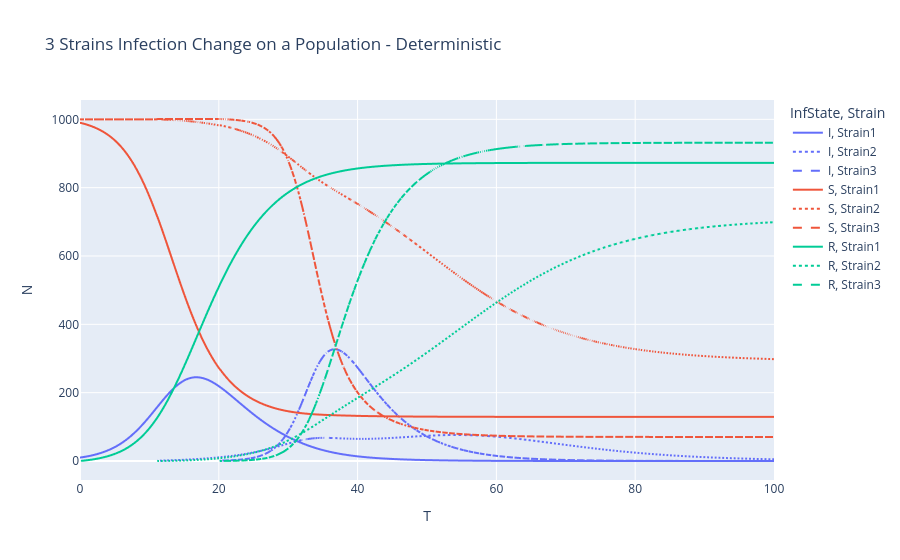

This figure's notebook cell:
### Code cell
long_epi_determ = SIR_3Strain_vec_full_epi.melt(id_vars=['N','T'], value_vars=['Strain1', 'Strain2', 'Strain3'], var_name='Strain', value_name="InfState")
long_epi_determ = long_epi_determ.groupby(["T","Strain","InfState"]).sum().reset_index()

epi_fig_determ = px.line(long_epi_determ, x="T", y="N", color="InfState", line_dash="Strain", title='3 Strains Infection Change on a Population - Deterministic')
epi_fig_determ.show()

### Figure 1 — Plotly figure (JSON) as saved in the notebook; plotly's stock layout.template omitted (floating-point values rounded to 4 significant figures; data arrays with more than 128 entries replaced by an {"elided": "..."} marker saying what was removed)
{"data": [{"hovertemplate": "InfState=I<br>Strain=Strain1<br>T=%{x}<br>N=%{y}<extra></extra>", "legendgroup": "I, Strain1", "line": {"color": "#636efa", "dash": "solid"}, "marker": {"symbol": "circle"}, "mode": "lines", "name": "I, Strain1", "showlegend": true, "type": "scattergl", "x": {"elided": "401 float values"}, "xaxis": "x", "y": {"elided": "401 float values"}, "yaxis": "y"}, {"hovertemplate": "InfState=I<br>Strain=Strain2<br>T=%{x}<br>N=%{y}<extra></extra>", "legendgroup": "I, Strain2", "line": {"color": "#636efa", "dash": "dot"}, "marker": {"symbol": "circle"}, "mode": "lines", "name": "I, Strain2", "showlegend": true, "type": "scattergl", "x": {"elided": "356 float values"}, "xaxis": "x", "y": {"elided": "356 float values"}, "yaxis": "y"}, {"hovertemplate": "InfState=I<br>Strain=Strain3<br>T=%{x}<br>N=%{y}<extra></extra>", "legendgroup": "I, Strain3", "line": {"color": "#636efa", "dash": "dash"}, "marker": {"symbol": "circle"}, "mode": "lines", "name": "I, Strain3", "showlegend": true, "type": "scattergl", "x": {"elided": "320 float values"}, "xaxis": "x", "y": {"elided": "320 float values"}, "yaxis": "y"}, {"hovertemplate": "InfState=S<br>Strain=Strain1<br>T=%{x}<br>N=%{y}<extra></extra>", "legendgroup": "S, Strain1", "line": {"color": "#EF553B", "dash": "solid"}, "marker": {"symbol": "circle"}, "mode": "lines", "name": "S, Strain1", "showlegend": true, "type": "scattergl", "x": {"elided": "401 float values"}, "xaxis": "x", "y": {"elided": "401 float values"}, "yaxis": "y"}, {"hovertemplate": "InfState=S<br>Strain=Strain2<br>T=%{x}<br>N=%{y}<extra></extra>", "legendgroup": "S, Strain2", "line": {"color": "#EF553B", "dash": "dot"}, "marker": {"symbol": "circle"}, "mode": "lines", "name": "S, Strain2", "showlegend": true, "type": "scattergl", "x": {"elided": "401 float values"}, "xaxis": "x", "y": {"elided": "401 float values"}, "yaxis": "y"}, {"hovertemplate": "InfState=S<br>Strain=Strain3<br>T=%{x}<br>N=%{y}<extra></extra>", "legendgroup": "S, Strain3", "line": {"color": "#EF553B", "dash": "dash"}, "marker": {"symbol": "circle"}, "mode": "lines", "name": "S, Strain3", "showlegend": true, "type": "scattergl", "x": {"elided": "401 float values"}, "xaxis": "x", "y": {"elided": "401 float values"}, "yaxis": "y"}, {"hovertemplate": "InfState=R<br>Strain=Strain1<br>T=%{x}<br>N=%{y}<extra></extra>", "legendgroup": "R, Strain1", "line": {"color": "#00cc96", "dash": "solid"}, "marker": {"symbol": "circle"}, "mode": "lines", "name": "R, Strain1", "showlegend": true, "type": "scattergl", "x": {"elided": "400 float values"}, "xaxis": "x", "y": {"elided": "400 float values"}, "yaxis": "y"}, {"hovertemplate": "InfState=R<br>Strain=Strain2<br>T=%{x}<br>N=%{y}<extra></extra>", "legendgroup": "R, Strain2", "line": {"color": "#00cc96", "dash": "dot"}, "marker": {"symbol": "circle"}, "mode": "lines", "name": "R, Strain2", "showlegend": true, "type": "scattergl", "x": {"elided": "356 float values"}, "xaxis": "x", "y": {"elided": "356 float values"}, "yaxis": "y"}, {"hovertemplate": "InfState=R<br>Strain=Strain3<br>T=%{x}<br>N=%{y}<extra></extra>", "legendgroup": "R, Strain3", "line": {"color": "#00cc96", "dash": "dash"}, "marker": {"symbol": "circle"}, "mode": "lines", "name": "R, Strain3", "showlegend": true, "type": "scattergl", "x": {"elided": "320 float values"}, "xaxis": "x", "y": {"elided": "320 float values"}, "yaxis": "y"}], "layout": {"legend": {"title": {"text": "InfState, Strain"}, "tracegroupgap": 0}, "title": {"text": "3 Strains Infection Change on a Population - Deterministic"}, "xaxis": {"anchor": "y", "domain": [0, 1], "title": {"text": "T"}}, "yaxis": {"anchor": "x", "domain": [0, 1], "title": {"text": "N"}}}}
